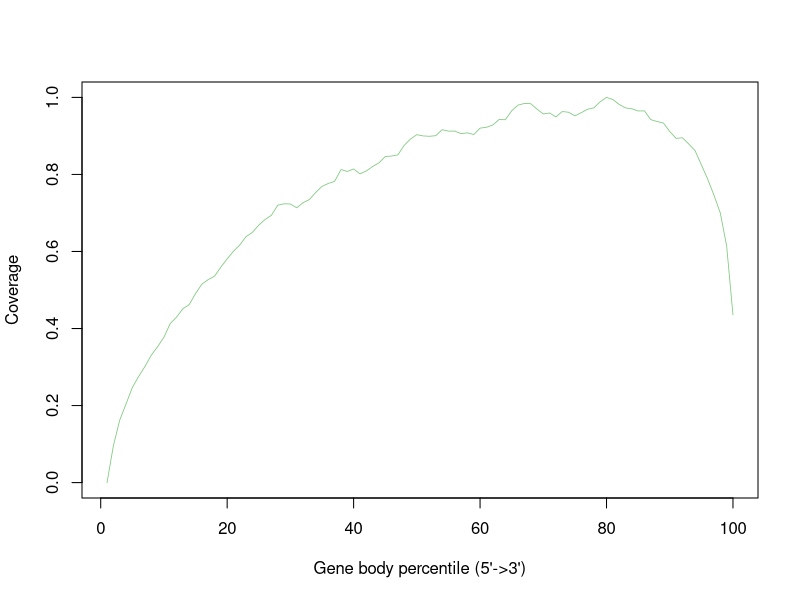

R code for this plot:
accepted_sorted_hits <- c(0.0,0.09534582046365477,0.1618989820753321,0.2038714511959749,0.24688057882855227,0.2756488364551159,0.3016030817960561,0.33083260129657094,0.35279212989638137,0.3774373675643169,0.41313557320839905,0.4295717663653509,0.4516249641852982,0.4620907284789063,0.4906669248473743,0.5152098347958326,0.52708850875453,0.5358044690450777,0.5594343008812778,0.5808554282493774,0.6007306199170673,0.6170392969928244,0.6388933493279431,0.6497936128611775,0.6684337876684078,0.6831862962718076,0.6940165046740153,0.7201950838615018,0.7237474299999686,0.7233168664418606,0.7133690378360679,0.7266850226852682,0.7348696659708381,0.7531288668070918,0.7689644749643427,0.776669752240977,0.7820844628739291,0.8127213820854075,0.8077765918257469,0.8142586592864767,0.8015188582115633,0.8090462426835681,0.8205037987198015,0.8300777375813505,0.8464706382416005,0.8478229384113071,0.8508227148645968,0.8755875972506904,0.8920316617706788,0.9032570125973294,0.9000132238899017,0.8990481947816011,0.9006807154754146,0.9161825778399091,0.9124594231235458,0.9125467952532532,0.9059576772552242,0.9079837661008731,0.9036529421580759,0.9202355426675105,0.9224300786821449,0.9281785351078534,0.9424721432462131,0.9420730651402519,0.9651212032480393,0.979945341255073,0.9842399569279014,0.9837527195559291,0.969608667315267,0.9569822138680822,0.959544342536531,0.9493650958574591,0.9632525416631246,0.9615279260217816,0.9520452949714584,0.960290547752411,0.9692339904347196,0.9730224774642876,0.9887667778103127,1.0,0.9945789922766186,0.9817360763459244,0.9728343518877103,0.9704705815677866,0.9648220914526443,0.9649960485757556,0.9423548599369661,0.9374037725868762,0.9335263391549934,0.9115526421017169,0.8936043601054133,0.8952416036170487,0.8791981914756287,0.861972500606095,0.8252274036781305,0.7879226528382561,0.7460013475773519,0.6997688967812422,0.6144417471907105,0.43549103136895595)


pdf("/usr4/bf527/vrvarun/outputcov.geneBodyCoverage.curves.pdf")
x=1:100
icolor = colorRampPalette(c("#7fc97f","#beaed4","#fdc086","#ffff99","#386cb0","#f0027f"))(1)
plot(x,accepted_sorted_hits,type='l',xlab="Gene body percentile (5'->3')", ylab="Coverage",lwd=0.8,col=icolor[1])
dev.off()
